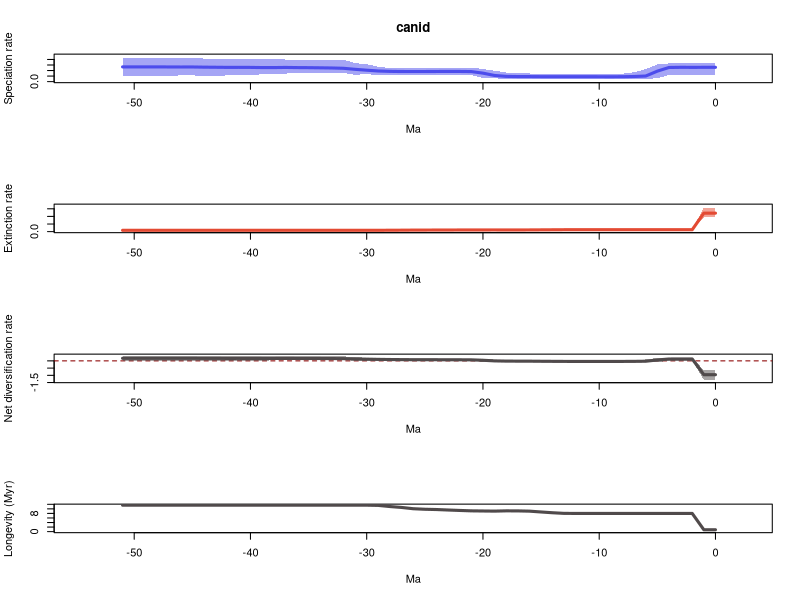

Reproduce this figure in R.
# 1 files combined:
# 	/home/eeb177-student/Desktop/eeb-177/lab-work/exercise-9/pyrate_mcmc_logs/canid_occ_1_marginal_rates.log

# 95% HPDs calculated using code from Biopy (https://www.cs.auckland.ac.nz/~yhel002/biopy/)

pdf(file='/home/eeb177-student/Desktop/eeb-177/lab-work/exercise-9/pyrate_mcmc_logs/canid_occ_1_marginal_rates_RTT.pdf',width=0.6*9, height=16.8)
par(mfrow=c(4,1))
library(scales)
L_hpd_m95=c(0.123065888821, 0.123065888821,0.123065888821,0.123065888821,0.118571899354,0.0579555327354,0.0541374556818,0.0532533284115,0.0532533284115,0.0532533284115,0.0532533284115,0.0532533284115,0.053408861496,0.0549239580259,0.0549239580259,0.0549239580259,0.0549239580259,0.0549239580259,0.0549239580259,0.057038653898,0.06535358624,0.117352626449,0.110926532074,0.110926532074,0.116320475441,0.116320475441,0.116320475441,0.116320475441,0.116320475441,0.110926532074,0.140208472939,0.121177342266,0.158964454389,0.161880179392,0.161880179392,0.159226163908,0.159226163908,0.143935646875,0.142368172883,0.132608974729,0.116792358403,0.11505704193,0.113324708039,0.0981576768039,0.103206716862,0.113324708039,0.113324708039,0.0996831489674,0.0926996670707,0.0926996670707,0.0926996670707,0.0926996670707)
L_hpd_M95=c(0.32781463736, 0.32781463736,0.32781463736,0.32781463736,0.32781463736,0.311107927578,0.226801466927,0.167993596697,0.14390823353,0.141541504615,0.139881895912,0.139881895912,0.139881895912,0.138143747343,0.138143747343,0.139881895912,0.147309185945,0.147398439675,0.163556705417,0.197816138948,0.227164746707,0.253390699585,0.23734422837,0.23734422837,0.23734422837,0.23734422837,0.23734422837,0.23734422837,0.244428022123,0.268094628206,0.314560989424,0.333463337752,0.398105951516,0.398605040743,0.398605040743,0.398605040743,0.398605040743,0.398605040743,0.410130157866,0.415083982531,0.415303697372,0.415303697372,0.415303697372,0.415303697372,0.415303697372,0.433873680721,0.433873680721,0.433873680721,0.433873680721,0.433873680721,0.433873680721,0.433873680721)
M_hpd_m95=c(0.939527950007, 0.939527950007,0.0952195407428,0.0952195407428,0.0952195407428,0.0952195407428,0.0952195407428,0.0952195407428,0.0952195407428,0.0952195407428,0.0952195407428,0.0952195407428,0.0952195407428,0.0962196937166,0.092727152436,0.0822112719686,0.0726123485392,0.0726123485392,0.0762954605965,0.0772964455568,0.0762954605965,0.0754005448403,0.069289102606,0.0723939185789,0.069238201977,0.0629101984507,0.0613428991952,0.046065494525,0.046065494525,0.0422034114636,0.0475413513128,0.0475413513128,0.0475413513128,0.0475413513128,0.0475413513128,0.0475413513128,0.0475413513128,0.0475413513128,0.0475413513128,0.0475413513128,0.0475413513128,0.0475413513128,0.0475413513128,0.0475413513128,0.0475413513128,0.0475413513128,0.0475413513128,0.0475413513128,0.0475413513128,0.0475413513128,0.0475413513128,0.0475413513128)
M_hpd_M95=c(1.58098135737, 1.58098135737,0.157674911829,0.157674911829,0.157674911829,0.157674911829,0.157674911829,0.157674911829,0.157674911829,0.157674911829,0.157674911829,0.157674911829,0.157674911829,0.159651267086,0.161793135851,0.155043058003,0.141485955817,0.141040013709,0.144442662878,0.141040013709,0.141040013709,0.141040013709,0.141040013709,0.141040013709,0.138451100199,0.136970091299,0.136970091299,0.131700535681,0.125116148013,0.116503833686,0.125116148013,0.125116148013,0.125116148013,0.125116148013,0.125116148013,0.125116148013,0.125116148013,0.125116148013,0.125116148013,0.125116148013,0.125116148013,0.125116148013,0.125116148013,0.125116148013,0.125116148013,0.125116148013,0.125116148013,0.125116148013,0.125116148013,0.125116148013,0.125116148013,0.125116148013)
R_hpd_m95=c(-1.3054263032, -1.3054263032,0.0155844638377,0.00831502892943,0.00515155776335,-0.081577360971,-0.0933958008028,-0.0893715446671,-0.0893715446671,-0.0933958008028,-0.0933958008028,-0.0933958008028,-0.0933958008028,-0.0933958008028,-0.0877985429543,-0.0794334946596,-0.0777106192362,-0.0835234559983,-0.0677565380616,-0.0666121098808,-0.0514478417127,-0.0144839499056,-0.00531217046521,-0.00911579865083,-0.00531217046521,-0.00360967726514,-0.00313846640791,0.00785902043879,0.0196398463661,0.00851956694204,0.0196398463661,0.0158920406881,0.0465667969221,0.0441774057172,0.0441774057172,0.0441774057172,0.0441774057172,0.0465667969221,0.0417189455199,0.00806702451561,0.0240616353727,0.0240616353727,0.0240616353727,0.00806702451561,0.0209590167683,0.00946137845359,0.00946137845359,0.00851956694204,-0.011929238164,-0.011929238164,-0.011929238164,-0.011929238164)
R_hpd_M95=c(-0.638156391348, -0.638156391348,0.230931611779,0.225057689254,0.228717811923,0.199097531499,0.100026227182,0.0371414327347,0.0286086466584,0.0196398463661,0.0196398463661,0.0196398463661,0.0196398463661,0.0196398463661,0.0196398463661,0.0302979779114,0.0436458143402,0.0474408110925,0.0648068590608,0.0917098562897,0.125693778174,0.135907327644,0.156754255084,0.148575925994,0.144382500154,0.148575925994,0.148575925994,0.159047598584,0.173177458373,0.177860435577,0.219237151867,0.254183252762,0.316194105232,0.316194105232,0.316194105232,0.323459162641,0.323459162641,0.332817555032,0.332817555032,0.313896661666,0.347848203825,0.347848203825,0.347848203825,0.346183805472,0.347848203825,0.347848203825,0.347848203825,0.359224596394,0.347848203825,0.347848203825,0.347848203825,0.347848203825)
L_mean=c(0.258055041272, 0.258055041272,0.257606566274,0.258250188664,0.255123903195,0.188958024353,0.100968249373,0.0923661309505,0.0885019054475,0.0880257986445,0.0882977877046,0.0884575187949,0.0885940736907,0.0889759438247,0.0889759438247,0.0892867442468,0.0909587699024,0.0914625149785,0.0946426524256,0.11110634535,0.153035954834,0.181238962518,0.183552548111,0.183758542383,0.183233224837,0.182030839609,0.182041726038,0.182156109864,0.184981647287,0.191688295773,0.206171374003,0.221960553589,0.240533235317,0.246266283566,0.249235009089,0.251736798803,0.253181265756,0.25615733107,0.253425520337,0.253693721843,0.256695109144,0.257840197918,0.257265798292,0.259211196038,0.260973933007,0.264383950392,0.263865932937,0.26482804415,0.266071289529,0.266071289529,0.266071289529,0.266071289529)
M_mean=c(1.21488167462, 1.21488167462,0.124952613535,0.124952613535,0.124952613535,0.124952613535,0.125001185147,0.125001185147,0.125001185147,0.125001185147,0.125001185147,0.125001185147,0.125001185147,0.124764544206,0.120626387027,0.115826570709,0.111198899334,0.109817806311,0.109562320523,0.110978547439,0.110286900666,0.109552949058,0.107465213343,0.105305610826,0.103040010815,0.101748393092,0.0993812255381,0.0941147154479,0.0907311765615,0.086793319639,0.0860558253387,0.0860558253387,0.0860558253387,0.0860558253387,0.0860558253387,0.0860558253387,0.0860558253387,0.0860558253387,0.0860558253387,0.0860558253387,0.0860558253387,0.0860558253387,0.0860558253387,0.0860558253387,0.0860558253387,0.0860558253387,0.0860558253387,0.0860558253387,0.0860558253387,0.0860558253387,0.0860558253387,0.0860558253387)
R_mean=c(-0.956826633351, -0.956826633351,0.132653952739,0.133297575128,0.13017128966,0.0640054108173,-0.0240329357748,-0.0326350541968,-0.0364992796999,-0.0369753865029,-0.0367033974427,-0.0365436663525,-0.0364071114566,-0.0357886003815,-0.0316504432019,-0.0265398264623,-0.0202401294313,-0.0183552913324,-0.0149196680972,0.000127797911277,0.0427490541685,0.0716860134606,0.0760873347675,0.0784529315566,0.0801932140226,0.0802824465164,0.0826605005001,0.0880413944157,0.0942504707259,0.104894976134,0.120115548664,0.13590472825,0.154477409978,0.160210458227,0.16317918375,0.165680973464,0.167125440418,0.170101505731,0.167369694999,0.167637896504,0.170639283805,0.171784372579,0.171209972953,0.1731553707,0.174918107668,0.178328125054,0.177810107598,0.178772218811,0.18001546419,0.18001546419,0.18001546419,0.18001546419)
trans=0.5
age=(0:(52-1))* -1
plot(age,age,type = 'n', ylim = c(0, 0.477261048793), xlim = c(-54.6,2.6), ylab = 'Speciation rate', xlab = 'Ma',main='canid' )
polygon(c(age, rev(age)), c(L_hpd_M95, rev(L_hpd_m95)), col = alpha("#4c4cec",trans), border = NA)
lines(rev(age), rev(L_mean), col = "#4c4cec", lwd=3)
plot(age,age,type = 'n', ylim = c(0, 1.73907949311), xlim = c(-54.6,2.6), ylab = 'Extinction rate', xlab = 'Ma' )
polygon(c(age, rev(age)), c(M_hpd_M95, rev(M_hpd_m95)), col = alpha("#e34a33",trans), border = NA)
lines(rev(age), rev(M_mean), col = "#e34a33", lwd=3)
plot(age,age,type = 'n', ylim = c(-1.43596893352, 0.395147056033), xlim = c(-54.6,2.6), ylab = 'Net diversification rate', xlab = 'Ma' )
abline(h=0,lty=2,col="darkred")
polygon(c(age, rev(age)), c(R_hpd_M95, rev(R_hpd_m95)), col = alpha("#504A4B",trans), border = NA)
lines(rev(age), rev(R_mean), col = "#504A4B", lwd=3)
plot(age,age,type = 'n', ylim = c(0, max(1/M_mean)), xlim = c(-54.6,2.6), ylab = 'Longevity (Myr)', xlab = 'Ma' )
lines(rev(age), rev(1/M_mean), col = "#504A4B", lwd=3)
n <- dev.off()